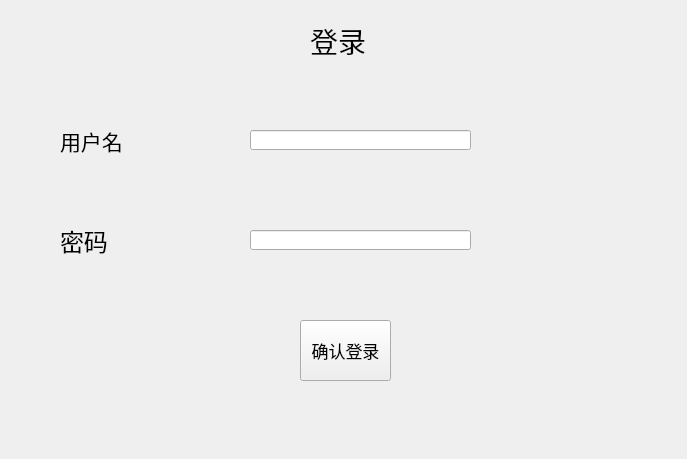
<?xml version="1.0" encoding="UTF-8"?>
<ui version="4.0">
 <class>Widget</class>
 <widget class="QWidget" name="Widget">
  <property name="geometry">
   <rect>
    <x>0</x>
    <y>0</y>
    <width>687</width>
    <height>459</height>
   </rect>
  </property>
  <property name="font">
   <font>
    <pointsize>19</pointsize>
   </font>
  </property>
  <property name="windowTitle">
   <string>Widget</string>
  </property>
  <widget class="QLabel" name="label">
   <property name="geometry">
    <rect>
     <x>310</x>
     <y>0</y>
     <width>131</width>
     <height>81</height>
    </rect>
   </property>
   <property name="font">
    <font>
     <family>楷体</family>
     <pointsize>21</pointsize>
    </font>
   </property>
   <property name="text">
    <string>登录</string>
   </property>
  </widget>
  <widget class="QLabel" name="label_2">
   <property name="geometry">
    <rect>
     <x>60</x>
     <y>120</y>
     <width>81</width>
     <height>41</height>
    </rect>
   </property>
   <property name="font">
    <font>
     <pointsize>16</pointsize>
    </font>
   </property>
   <property name="text">
    <string>用户名</string>
   </property>
  </widget>
  <widget class="QLabel" name="label_3">
   <property name="geometry">
    <rect>
     <x>60</x>
     <y>210</y>
     <width>71</width>
     <height>61</height>
    </rect>
   </property>
   <property name="font">
    <font>
     <pointsize>18</pointsize>
    </font>
   </property>
   <property name="text">
    <string>密码</string>
   </property>
  </widget>
  <widget class="QLineEdit" name="lineEdit">
   <property name="geometry">
    <rect>
     <x>250</x>
     <y>130</y>
     <width>221</width>
     <height>20</height>
    </rect>
   </property>
  </widget>
  <widget class="QLineEdit" name="lineEdit_2">
   <property name="geometry">
    <rect>
     <x>250</x>
     <y>230</y>
     <width>221</width>
     <height>20</height>
    </rect>
   </property>
  </widget>
  <widget class="QPushButton" name="pushButton">
   <property name="geometry">
    <rect>
     <x>300</x>
     <y>320</y>
     <width>91</width>
     <height>61</height>
    </rect>
   </property>
   <property name="font">
    <font>
     <family>楷体</family>
     <pointsize>13</pointsize>
    </font>
   </property>
   <property name="text">
    <string>确认登录</string>
   </property>
  </widget>
 </widget>
 <layoutdefault spacing="6" margin="11"/>
 <resources/>
 <connections/>
</ui>
